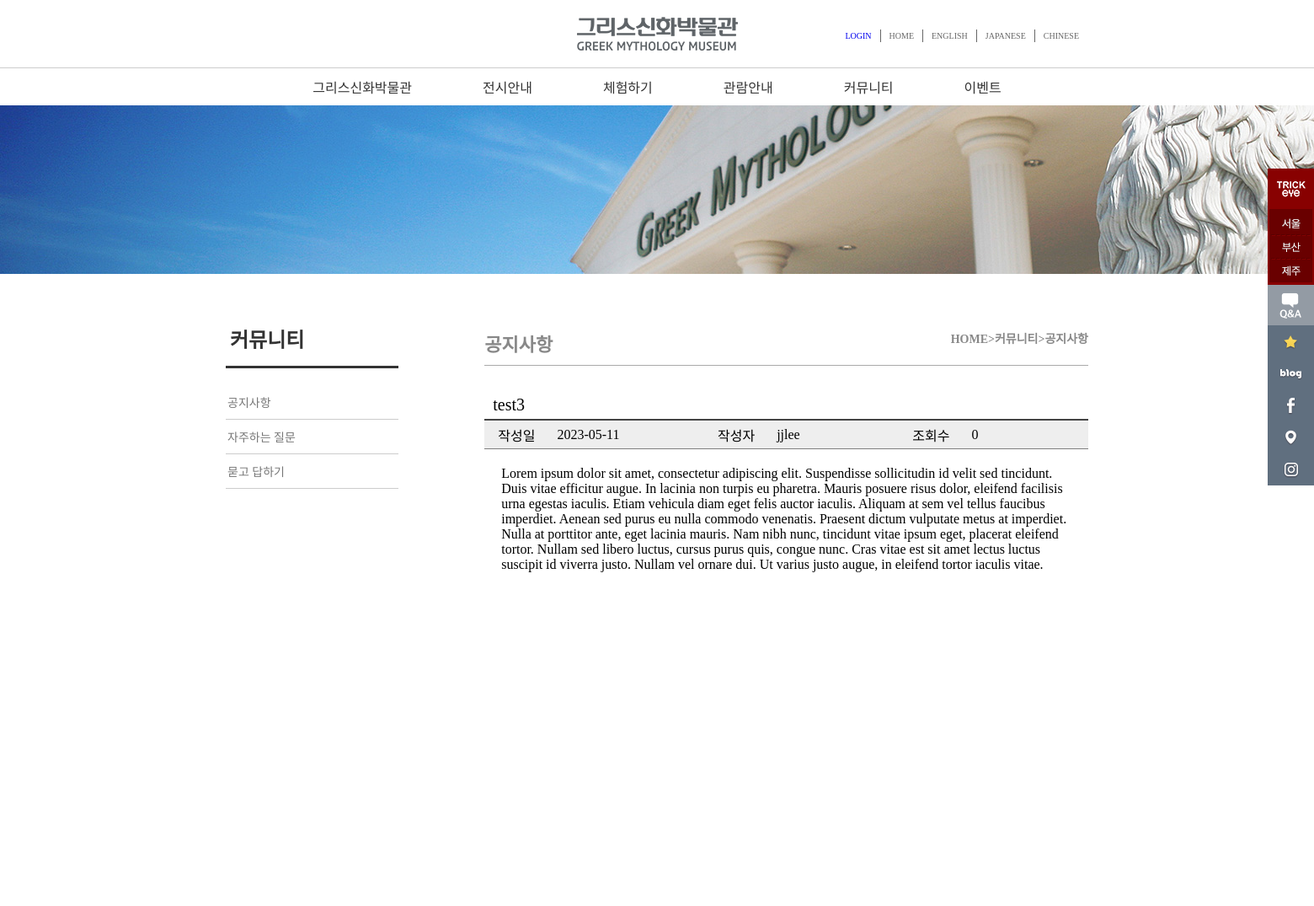
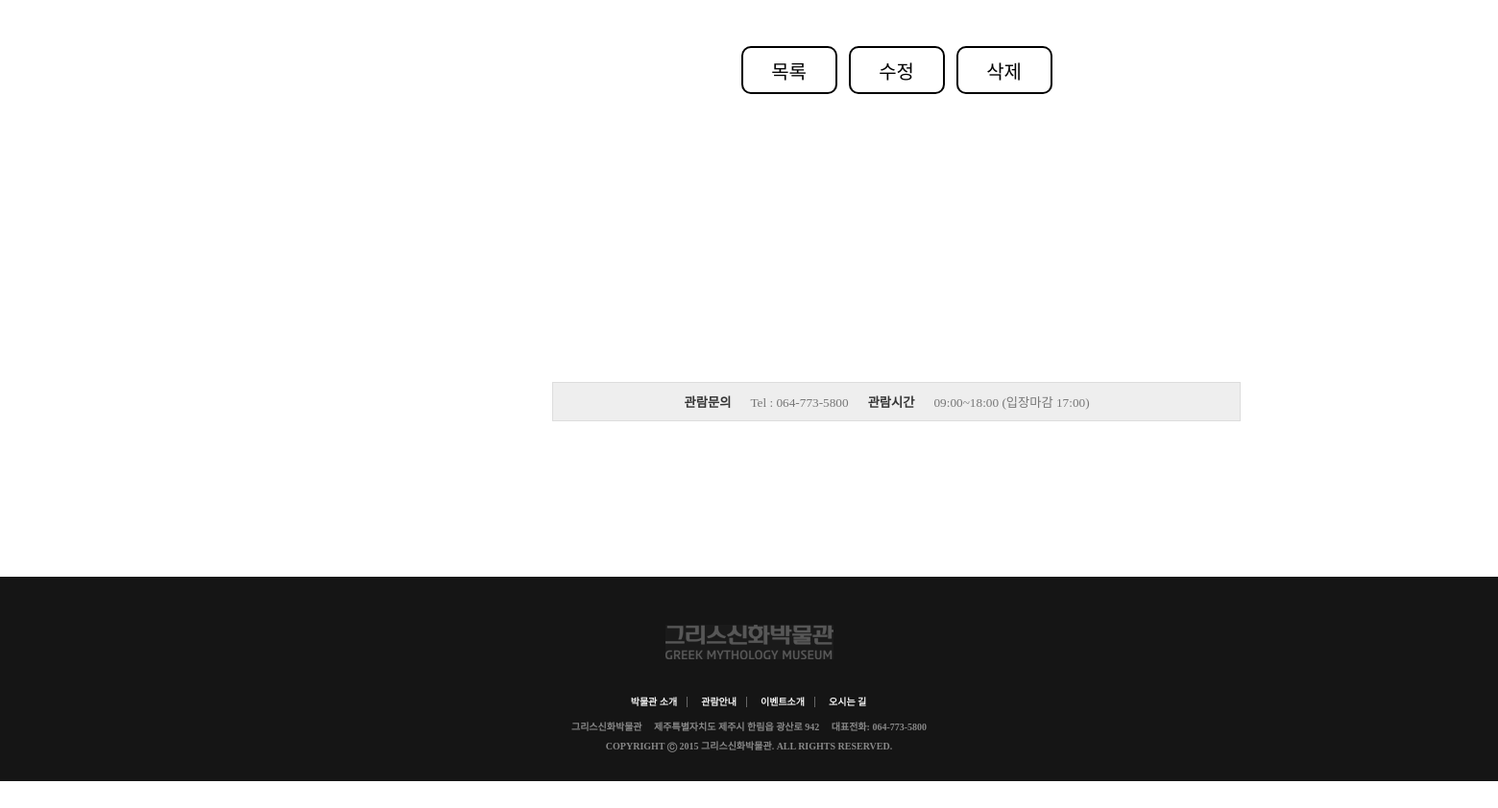
Page /Community/board_view.php?num=13 on the committed database (2 pictures, top to bottom).
### tables this page shows
CREATE TABLE `board_notice` (
  `num` int(11) NOT NULL,
  `id` char(15) NOT NULL,
  `name` char(15) NOT NULL,
  `subject` char(200) NOT NULL,
  `content` text NOT NULL,
  `regist_day` char(20) NOT NULL,
  `hit` int(11) NOT NULL,
  `file_name` char(40) DEFAULT NULL,
  `file_type` char(40) DEFAULT NULL,
  `file_copied` char(40) DEFAULT NULL
);

### Community/board_view.php (the view, shortened to what this page needs)
<!DOCTYPE html>
<html lang="kor">
<head>
    <link rel="stylesheet" href="../css/common.css?ver=1">
    <link rel="stylesheet" href="../css/subpage_common.css?ver=1">
    <link rel="stylesheet" href="../css/community.css?ver=1">
    <link rel="stylesheet" href="../css/board_view.css?ver=1">
</head>
<body>
    <div id="wrap">
        <header>
            <?php include "../header.php"  ?>
        </header>
        <section id="slider">
           <img src="../img/aboutus/sub_visual_bg.jpg" alt="">
        </section>
        <div id="sub_main">
            <aside id="left_menu">
            </aside>
        <section id="sub_contents">
            <h3>공지사항<span>HOME>커뮤니티>공지사항</span></h3>
            <?php
            $con = mysqli_connect("localhost", "user1", "12345", "sample");
            $num = $_GET['num'];
            $query = "select subject, content, regist_day, hit, id from board_notice where num = $num";
            $result = $con->query($query);
            $rows = mysqli_fetch_assoc($result);
            ?>
            <table class="read_table" align=center>
                <tr>
                    <td colspan="6" class="read_title"><?php echo $rows['subject'] ?></td>
                </tr>
                <tr>
                    <td class="read_day">작성일</td>
                    <td class="read_day2"><?php echo $rows['regist_day'] ?></td>
                    <td class="read_id">작성자</td>
                    <td class="read_id2"><?php echo $rows['id'] ?></td>
                    <td class="read_hit">조회수</td>
                    <td class="read_hit2"><?php echo $rows['hit'] ?></td>
                </tr>
                <tr>
                    <td colspan="6" class="read_content" valign="top">
                    <?php echo $rows['content'] ?></td>
                </tr>
            </table>
            <div class="read_btn">
                <button class="read_btn1" onclick="location.href='Notice.php'">목록</button>&nbsp;&nbsp;
                <button class="read_btn1" onclick="location.href='board_modify.php?num=<?= $num ?>'">수정</button>&nbsp;&nbsp;
                <button class="read_btn1" a onclick="ask();">삭제</button>
            </div>
            <article id="sub_contact">
                <div>
                    <h5>관람문의<span>Tel : 064-773-5800</span>관람시간<span>09:00~18:00 (입장마감 17:00)</span></h5>
                </div>
            </article>
        </section>
        </div>
        <footer>
        </footer>
 </div>
</body>
</html>

### css/common.css (style rules this page uses)
* { margin:0; padding:0; list-style: none; text-decoration: none; scroll-behavior: smooth; }
#wrap { width:100%; }
header { width:100%; }
footer { margin:60px 0 40px 0; width:100%; background-color: #151515; }
footer #foot { margin:0 auto; width:100%; overflow: hidden; text-align: center; padding: 20px 0; }
footer #foot img { margin: 30px; }
footer #foot ul { margin: 0 auto; }
footer #foot #foot_menu li { display: inline; padding:0; margin:0; }
footer #foot #foot_menu li a { margin: 0; padding: 0 10px; border-right: 1px solid #666; }
footer #foot #foot_menu li:last-child a { border-right: 1px solid #151515; }
footer #foot #foot_menu li a { text-decoration: none; font-size: 10px; font-weight: bold; color: #F2F2F2; }
footer #foot #contact { clear: both; margin:10px 0; }
footer #foot #contact li { font-size:10px; font-weight: bold; margin:5px 0; color: #888; }
footer #foot #contact li span { margin: 0 10px; }

### css/subpage_common.css (style rules this page uses)
#sub_main { width: 1024px; margin: 20px auto; overflow: hidden; }
#sub_main #left_menu { width:20%; float: left; }
#sub_main #left_menu nav h2 { margin:20px 0; padding: 15px 5px; border-bottom: 3px solid #333; color:#333; }
#sub_main #left_menu nav ul li { padding: 10px 2px; border-bottom: 1px solid #ccc; }
#sub_main #left_menu nav ul li a { text-decoration: none; color:#777; font-size: 14px; }
#sub_main #sub_contents { margin:20px 0; padding: 2px 0; width:70%; float: right; }
#sub_main #sub_contents h3 { font-size: 22px; color: #888; padding: 10px 0; margin:10px 0; border-bottom: 1px solid #aaa; }
#sub_main #sub_contents h3 span { font-size: 14px; float:right; }
#sub_main #sub_contents article { width:100%; }

### css/community.css (style rules this page uses)
#sub_main #sub_contact div { padding: 10px 0; border: 1px solid #ddd; background-color: #eee; margin: 150px 0 80px 0; }
#sub_main #sub_contact div h5 { width: 75%; margin: 0 auto; text-align: center; color: #333; }
#sub_main #sub_contact div h5 span { padding: 0 20px; font-weight: normal; color: #777; }

### css/board_view.css (style rules this page uses)
.read_table { margin-top: 30px; border-collapse : collapse; }
.read_title { height: 33px; width: 1000px; border-bottom: 2px solid #444444; padding-left: 10px; font-size: 20px; }
.read_day { background-color: #EEEEEE; width: 20px; height: 33px; text-align: center; }
.read_day2 { background-color: #EEEEEE; width: 30px; height: 33px; padding-left: 10px; }
.read_id { background-color: #EEEEEE; width: 20px; height: 33px; text-align: center; }
.read_id2 { background-color: #EEEEEE; width: 30px; height: 33px; padding-left: 10px; }
.read_hit { background-color: #EEEEEE; width: 20px; height: 33px; text-align: center; }
.read_hit2 { background-color: #EEEEEE; width: 30px; height: 33px; padding-left: 10px; }
.read_content { padding: 20px; border-top: 1px solid gray; height: 500px; }
.read_btn { width: 700px; height: 200px; text-align: center; margin: auto; margin-top: 50px; }
.read_btn1 { height: 50px; width: 100px; font-size: 20px; text-align: center; background-color: white; border: 2px solid black; border-radius: 10px; }

### rows in the picture
board_notice: subject "test3", regist_day "2023-05-11", id "jjlee", hit "0", content "Lorem ipsum dolor sit amet, consectetur adipiscing elit. Suspendisse sollicitudin id velit sed tincidunt. Duis vitae efficitur augue. In lacinia non turpis eu pharetra. Mauris posuere risus dolor, eleifend facilisis urna egestas iaculis. Etiam vehicula diam eget felis auctor iaculis. Aliquam at sem vel tellus faucibus imperdiet. Aenean sed purus eu nulla commodo venenatis. Praesent dictum vulputate metus at imperdiet. Nulla at porttitor ante, eget lacinia mauris. Nam nibh nunc, tincidunt vitae ipsum eget, placerat eleifend tortor. Nullam sed libero luctus, cursus purus quis, congue nunc. Cras vitae est sit amet lectus luctus suscipit id viverra justo. Nullam vel ornare dui. Ut varius justo…"
